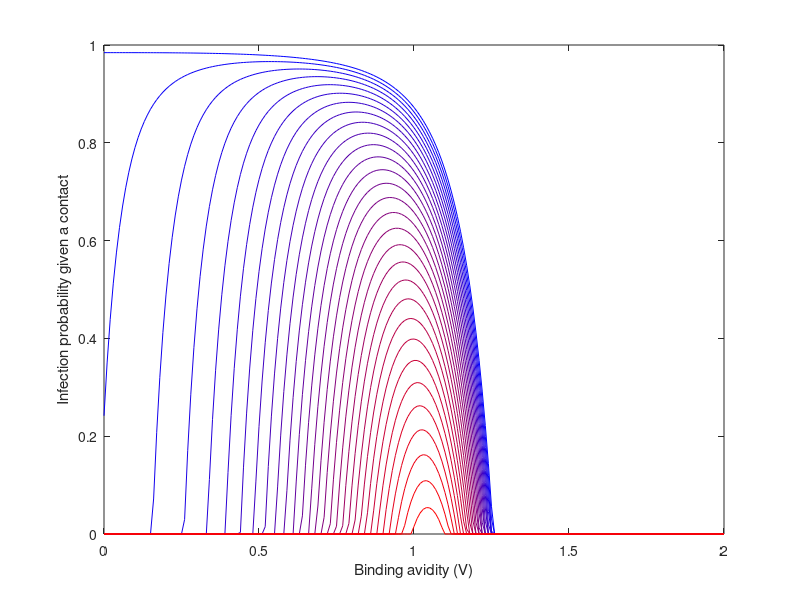

Write the MATLAB code that produced this figure.
%alternative model
%V0 = 3

%Subplot1 f(k,V)
%Subplot2 g(V) = exp(-a*V.^b)
%Subplot3 Beta(k,V)
%Subplot4 dBeta(k,V)/dV
%Author: Hsiang-Yu Yuan
%1st version: Jul 16, 2012
%Rho = f x g
%2nd verison: Aug 01, 2013
%Rho = 1 - R0^-1
%R0 = f x g x n

%Binding avidity range
V = 0:0.01:2;

%Transmission parameters
p = 4;
%r = 1;
r = 70;
b = 3;
a = 0.7;
c = 0.7; % contact rate
nv = 4; % average copies number of each virion
V0 = 3; % bottleneck weak
%V0 = 1;  % bottheneck strong

%Epidemiological parameters
mu_val = 1/(70*365.25); %lifespan = 70y
gamma_val=1/3.3; %infecious period should change to 5d


Trans_array = []; %Array of probability of evasion by immune system
Trans_Pr_array = [];

N_Reinfect = 30; 

figure;
%colorm = {[1 1 0];[1 0 1];[0 1 1];[1 0 0];[0 1 0];[0 0 1];[0 0 0]}; 
%
for i=1:N_Reinfect;
colorm(i) = {((N_Reinfect-i)./(N_Reinfect-1))*[0 0 1]+((i-1)./(N_Reinfect-1))*[1 0 0]}; 
end
for k = 0:N_Reinfect-1
%for k=1:20:21;   
   P_Ab = exp(-p*(V+1));
   
   %%%P_Trans: f(k,V)
   %%%P_Trans_Pr: f'(k,V)
   P_Trans = (1-P_Ab).^(r*k); 
   if k>=1
       P_Trans_Pr = r*k*p.*((1-P_Ab).^(r*k-1)).*(P_Ab);
   elseif k == 0
       P_Trans_Pr = zeros(1,length(V));
   end
   %subplot(2,2,1); plot(V,P_Trans,'color',cell2mat(colorm(k+1))); hold on;
   Trans_array(k+1,:) = P_Trans;
   Trans_Pr_array(k+1,:) = P_Trans_Pr;
end
%subplot(2,2,1); xlabel('Binding avidity V'); ylabel('Probability of immune escape');

Trans_array;

%%%P_Rep: g(V)
%%%P_Rep_Pr: g'(V)
P_Rep = exp(-a*V.^b);
P_Rep_Pr = -a*b*exp(-a*V.^b).*(V.^(b-1));
%subplot(2,2,2); plot(V, P_Rep,'color',[0 0 0]); hold on;
%subplot(2,2,2); xlabel('Binding avidity V'); ylabel('Probability of succesfull replication')


for i=1:length(Trans_Pr_array(:,1))
%R0 = f(k,V)g(V)n
%rho = 1 - 1/R0
%beta = c x rho
R0_Trans = Trans_array(i,:).*P_Rep.*nv;
%find Vp that produce the maximum R0 
v_elem = find(R0_Trans==max(R0_Trans));
Vp(i) = V(v_elem);
Rho_Trans = 1 - R0_Trans.^-V0;
Rho_Trans(find(Rho_Trans<0))=0;
B_Trans = c.*Rho_Trans;

plot(V,Rho_Trans,'color',cell2mat(colorm(i))); hold on;
%subplot(2,2,4); plot(V,B_Pr,'color',cell2mat(colorm(i))); hold on;
end
xlabel('Binding avidity (V)'); ylabel('Infection probability given a contact')
xlim([0 2]);
%subplot(2,2,4); xlabel('Binding avidity V'); ylabel('d\beta/dV');
   

